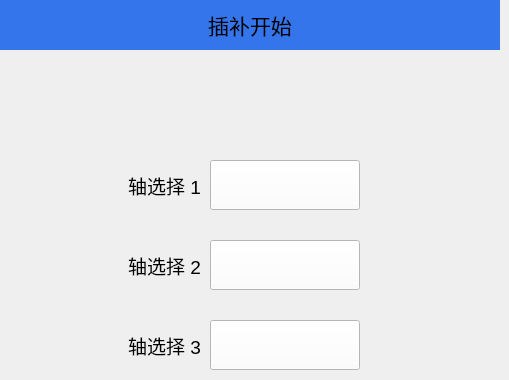
   <widget class="QWidget" name="page_20">
    <widget class="QLabel" name="label_32">
     <property name="geometry">
      <rect>
       <x>0</x>
       <y>0</y>
       <width>500</width>
       <height>50</height>
      </rect>
     </property>
     <property name="minimumSize">
      <size>
       <width>500</width>
       <height>50</height>
      </size>
     </property>
     <property name="maximumSize">
      <size>
       <width>500</width>
       <height>50</height>
      </size>
     </property>
     <property name="font">
      <font>
       <pointsize>16</pointsize>
      </font>
     </property>
     <property name="styleSheet">
      <string notr="true">QLabel{background-color:#3475EB;}</string>
     </property>
     <property name="text">
      <string>插补开始</string>
     </property>
     <property name="alignment">
      <set>Qt::AlignCenter</set>
     </property>
    </widget>
    <widget class="QLabel" name="label_166">
     <property name="geometry">
      <rect>
       <x>60</x>
       <y>160</y>
       <width>141</width>
       <height>51</height>
      </rect>
     </property>
     <property name="font">
      <font>
       <pointsize>14</pointsize>
      </font>
     </property>
     <property name="text">
      <string>轴选择 1</string>
     </property>
     <property name="alignment">
      <set>Qt::AlignRight|Qt::AlignTrailing|Qt::AlignVCenter</set>
     </property>
    </widget>
    <widget class="QLabel" name="label_167">
     <property name="geometry">
      <rect>
       <x>60</x>
       <y>240</y>
       <width>141</width>
       <height>51</height>
      </rect>
     </property>
     <property name="font">
      <font>
       <pointsize>14</pointsize>
      </font>
     </property>
     <property name="text">
      <string>轴选择 2</string>
     </property>
     <property name="alignment">
      <set>Qt::AlignRight|Qt::AlignTrailing|Qt::AlignVCenter</set>
     </property>
    </widget>
    <widget class="QLabel" name="label_168">
     <property name="geometry">
      <rect>
       <x>60</x>
       <y>320</y>
       <width>141</width>
       <height>51</height>
      </rect>
     </property>
     <property name="font">
      <font>
       <pointsize>14</pointsize>
      </font>
     </property>
     <property name="text">
      <string>轴选择 3</string>
     </property>
     <property name="alignment">
      <set>Qt::AlignRight|Qt::AlignTrailing|Qt::AlignVCenter</set>
     </property>
    </widget>
    <widget class="QPushButton" name="Btn_interpolationStartSel1">
     <property name="geometry">
      <rect>
       <x>210</x>
       <y>160</y>
       <width>150</width>
       <height>50</height>
      </rect>
     </property>
     <property name="minimumSize">
      <size>
       <width>150</width>
       <height>50</height>
      </size>
     </property>
     <property name="maximumSize">
      <size>
       <width>150</width>
       <height>50</height>
      </size>
     </property>
     <property name="font">
      <font>
       <pointsize>14</pointsize>
      </font>
     </property>
     <property name="styleSheet">
      <string notr="true">background-color:white;</string>
     </property>
     <property name="text">
      <string/>
     </property>
    </widget>
    <widget class="QPushButton" name="Btn_interpolationStartSel2">
     <property name="geometry">
      <rect>
       <x>210</x>
       <y>240</y>
       <width>150</width>
       <height>50</height>
      </rect>
     </property>
     <property name="minimumSize">
      <size>
       <width>150</width>
       <height>50</height>
      </size>
     </property>
     <property name="maximumSize">
      <size>
       <width>150</width>
       <height>50</height>
      </size>
     </property>
     <property name="font">
      <font>
       <pointsize>14</pointsize>
      </font>
     </property>
     <property name="styleSheet">
      <string notr="true">background-color:white;</string>
     </property>
     <property name="text">
      <string/>
     </property>
    </widget>
    <widget class="QPushButton" name="Btn_interpolationStartSel3">
     <property name="geometry">
      <rect>
       <x>210</x>
       <y>320</y>
       <width>150</width>
       <height>50</height>
      </rect>
     </property>
     <property name="minimumSize">
      <size>
       <width>150</width>
       <height>50</height>
      </size>
     </property>
     <property name="maximumSize">
      <size>
       <width>150</width>
       <height>50</height>
      </size>
     </property>
     <property name="font">
      <font>
       <pointsize>14</pointsize>
      </font>
     </property>
     <property name="styleSheet">
      <string notr="true">background-color:white;</string>
     </property>
     <property name="text">
      <string/>
     </property>
    </widget>
   </widget>
